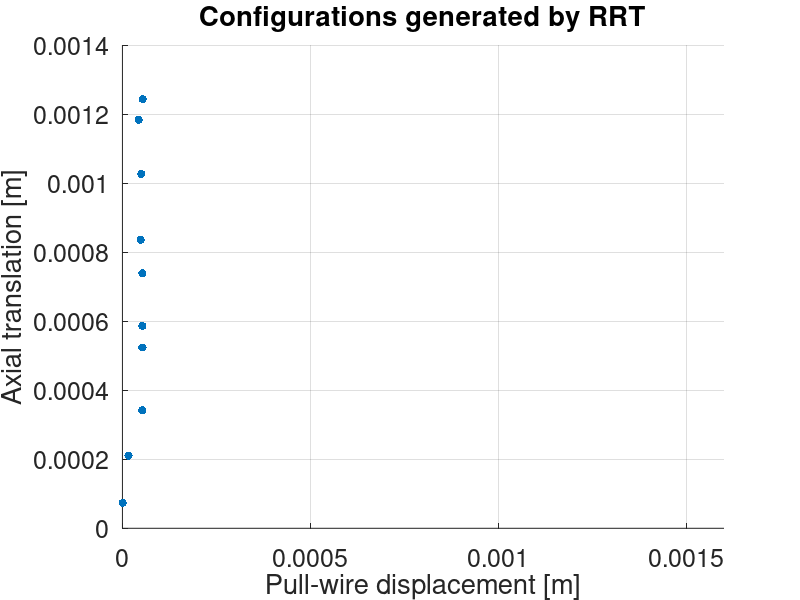

Write the MATLAB code that produced this figure.
clc, clear, close all

load 9-simulation.mat

figure
scatter3(qList(1,:), qList(2,:), qList(3,:), 'filled');
hold on
grid on
xlabel('Pull-wire displacement [m]');
ylabel('Axial rotation [rad]');
zlabel('Axial translation [m]');
xlim([0 16e-4]);
title('Configurations generated by RRT');
view(0,0);
set(gca,'FontSize',18);

